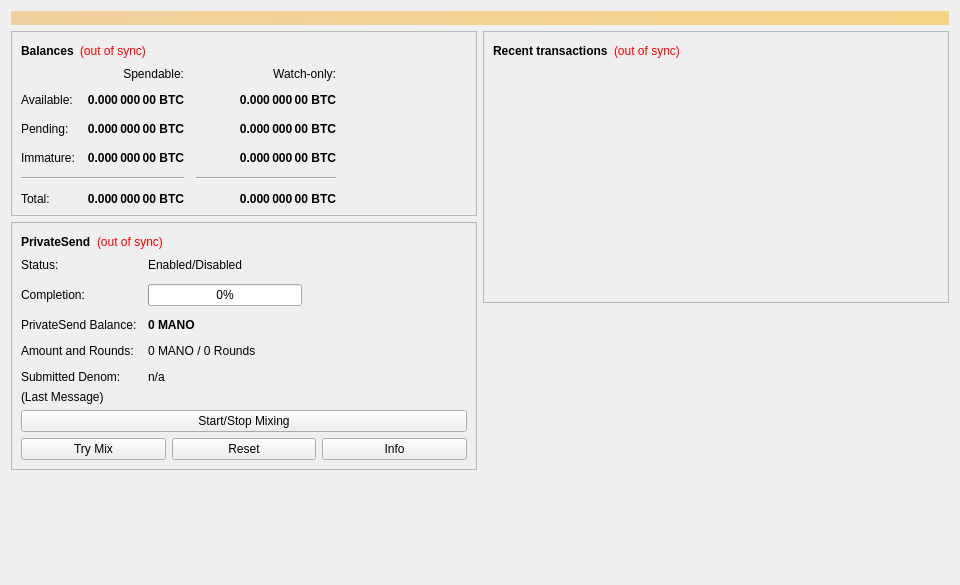
<?xml version="1.0" encoding="UTF-8"?>
<ui version="4.0">
 <class>OverviewPage</class>
 <widget class="QWidget" name="OverviewPage">
  <property name="geometry">
   <rect>
    <x>0</x>
    <y>0</y>
    <width>960</width>
    <height>585</height>
   </rect>
  </property>
  <property name="minimumSize">
   <size>
    <width>960</width>
    <height>0</height>
   </size>
  </property>
  <property name="windowTitle">
   <string>Form</string>
  </property>
  <layout class="QVBoxLayout" name="topLayout">
   <item>
    <widget class="QLabel" name="labelAlerts">
     <property name="visible">
      <bool>false</bool>
     </property>
     <property name="styleSheet">
      <string notr="true">QLabel { background-color: qlineargradient(x1: 0, y1: 0, x2: 1, y2: 0, stop:0 #F0D0A0, stop:1 #F8D488); color:#000000; }</string>
     </property>
     <property name="wordWrap">
      <bool>true</bool>
     </property>
     <property name="margin">
      <number>3</number>
     </property>
     <property name="textInteractionFlags">
      <set>Qt::TextSelectableByMouse</set>
     </property>
    </widget>
   </item>
   <item>
    <layout class="QHBoxLayout" name="horizontalLayout" stretch="1,1">
     <item>
      <layout class="QVBoxLayout" name="verticalLayout_2">
       <item>
        <widget class="QFrame" name="frame">
         <property name="frameShape">
          <enum>QFrame::StyledPanel</enum>
         </property>
         <property name="frameShadow">
          <enum>QFrame::Raised</enum>
         </property>
         <layout class="QVBoxLayout" name="verticalLayout_4">
          <item>
           <layout class="QHBoxLayout" name="horizontalLayout_4">
            <item>
             <widget class="QLabel" name="label_5">
              <property name="font">
               <font>
                <weight>75</weight>
                <bold>true</bold>
               </font>
              </property>
              <property name="text">
               <string>Balances</string>
              </property>
             </widget>
            </item>
            <item>
             <widget class="QLabel" name="labelWalletStatus">
              <property name="toolTip">
               <string>The displayed information may be out of date. Your wallet automatically synchronizes with the MANO network after a connection is established, but this process has not completed yet.</string>
              </property>
              <property name="styleSheet">
               <string notr="true">QLabel { color: red; }</string>
              </property>
              <property name="text">
               <string notr="true">(out of sync)</string>
              </property>
              <property name="alignment">
               <set>Qt::AlignLeading|Qt::AlignLeft|Qt::AlignVCenter</set>
              </property>
             </widget>
            </item>
            <item>
             <spacer name="horizontalSpacer_3">
              <property name="orientation">
               <enum>Qt::Horizontal</enum>
              </property>
              <property name="sizeHint" stdset="0">
               <size>
                <width>40</width>
                <height>20</height>
               </size>
              </property>
             </spacer>
            </item>
           </layout>
          </item>
          <item>
           <layout class="QGridLayout" name="gridLayout">
            <property name="spacing">
             <number>12</number>
            </property>
            <item row="2" column="2">
             <widget class="QLabel" name="labelWatchPending">
              <property name="font">
               <font>
                <weight>75</weight>
                <bold>true</bold>
               </font>
              </property>
              <property name="cursor">
               <cursorShape>IBeamCursor</cursorShape>
              </property>
              <property name="toolTip">
               <string>Unconfirmed transactions to watch-only addresses</string>
              </property>
              <property name="text">
               <string notr="true">0.000 000 00 BTC</string>
              </property>
              <property name="alignment">
               <set>Qt::AlignRight|Qt::AlignTrailing|Qt::AlignVCenter</set>
              </property>
              <property name="textInteractionFlags">
               <set>Qt::LinksAccessibleByMouse|Qt::TextSelectableByKeyboard|Qt::TextSelectableByMouse</set>
              </property>
             </widget>
            </item>
            <item row="2" column="1">
             <widget class="QLabel" name="labelUnconfirmed">
              <property name="font">
               <font>
                <weight>75</weight>
                <bold>true</bold>
               </font>
              </property>
              <property name="cursor">
               <cursorShape>IBeamCursor</cursorShape>
              </property>
              <property name="toolTip">
               <string>Total of transactions that have yet to be confirmed, and do not yet count toward the spendable balance</string>
              </property>
              <property name="text">
               <string notr="true">0.000 000 00 BTC</string>
              </property>
              <property name="alignment">
               <set>Qt::AlignRight|Qt::AlignTrailing|Qt::AlignVCenter</set>
              </property>
              <property name="textInteractionFlags">
               <set>Qt::LinksAccessibleByMouse|Qt::TextSelectableByKeyboard|Qt::TextSelectableByMouse</set>
              </property>
             </widget>
            </item>
            <item row="3" column="2">
             <widget class="QLabel" name="labelWatchImmature">
              <property name="font">
               <font>
                <weight>75</weight>
                <bold>true</bold>
               </font>
              </property>
              <property name="cursor">
               <cursorShape>IBeamCursor</cursorShape>
              </property>
              <property name="toolTip">
               <string>Mined balance in watch-only addresses that has not yet matured</string>
              </property>
              <property name="text">
               <string notr="true">0.000 000 00 BTC</string>
              </property>
              <property name="alignment">
               <set>Qt::AlignRight|Qt::AlignTrailing|Qt::AlignVCenter</set>
              </property>
              <property name="textInteractionFlags">
               <set>Qt::LinksAccessibleByMouse|Qt::TextSelectableByKeyboard|Qt::TextSelectableByMouse</set>
              </property>
             </widget>
            </item>
            <item row="4" column="0" colspan="2">
             <widget class="Line" name="lineSpendableBalance">
              <property name="orientation">
               <enum>Qt::Horizontal</enum>
              </property>
             </widget>
            </item>
            <item row="4" column="2">
             <widget class="Line" name="lineWatchBalance">
              <property name="sizePolicy">
               <sizepolicy hsizetype="Preferred" vsizetype="Fixed">
                <horstretch>0</horstretch>
                <verstretch>0</verstretch>
               </sizepolicy>
              </property>
              <property name="minimumSize">
               <size>
                <width>140</width>
                <height>0</height>
               </size>
              </property>
              <property name="orientation">
               <enum>Qt::Horizontal</enum>
              </property>
             </widget>
            </item>
            <item row="5" column="0">
             <widget class="QLabel" name="labelTotalText">
              <property name="text">
               <string>Total:</string>
              </property>
             </widget>
            </item>
            <item row="3" column="1">
             <widget class="QLabel" name="labelImmature">
              <property name="font">
               <font>
                <weight>75</weight>
                <bold>true</bold>
               </font>
              </property>
              <property name="cursor">
               <cursorShape>IBeamCursor</cursorShape>
              </property>
              <property name="toolTip">
               <string>Mined balance that has not yet matured</string>
              </property>
              <property name="text">
               <string notr="true">0.000 000 00 BTC</string>
              </property>
              <property name="alignment">
               <set>Qt::AlignRight|Qt::AlignTrailing|Qt::AlignVCenter</set>
              </property>
              <property name="textInteractionFlags">
               <set>Qt::LinksAccessibleByMouse|Qt::TextSelectableByKeyboard|Qt::TextSelectableByMouse</set>
              </property>
             </widget>
            </item>
            <item row="2" column="3">
             <spacer name="horizontalSpacer_2">
              <property name="orientation">
               <enum>Qt::Horizontal</enum>
              </property>
              <property name="sizeHint" stdset="0">
               <size>
                <width>40</width>
                <height>20</height>
               </size>
              </property>
             </spacer>
            </item>
            <item row="3" column="0">
             <widget class="QLabel" name="labelImmatureText">
              <property name="text">
               <string>Immature:</string>
              </property>
             </widget>
            </item>
            <item row="5" column="1">
             <widget class="QLabel" name="labelTotal">
              <property name="font">
               <font>
                <weight>75</weight>
                <bold>true</bold>
               </font>
              </property>
              <property name="cursor">
               <cursorShape>IBeamCursor</cursorShape>
              </property>
              <property name="toolTip">
               <string>Your current total balance</string>
              </property>
              <property name="text">
               <string notr="true">0.000 000 00 BTC</string>
              </property>
              <property name="alignment">
               <set>Qt::AlignRight|Qt::AlignTrailing|Qt::AlignVCenter</set>
              </property>
              <property name="textInteractionFlags">
               <set>Qt::LinksAccessibleByMouse|Qt::TextSelectableByKeyboard|Qt::TextSelectableByMouse</set>
              </property>
             </widget>
            </item>
            <item row="5" column="2">
             <widget class="QLabel" name="labelWatchTotal">
              <property name="font">
               <font>
                <weight>75</weight>
                <bold>true</bold>
               </font>
              </property>
              <property name="cursor">
               <cursorShape>IBeamCursor</cursorShape>
              </property>
              <property name="toolTip">
               <string>Current total balance in watch-only addresses</string>
              </property>
              <property name="text">
               <string notr="true">0.000 000 00 BTC</string>
              </property>
              <property name="alignment">
               <set>Qt::AlignRight|Qt::AlignTrailing|Qt::AlignVCenter</set>
              </property>
              <property name="textInteractionFlags">
               <set>Qt::LinksAccessibleByMouse|Qt::TextSelectableByKeyboard|Qt::TextSelectableByMouse</set>
              </property>
             </widget>
            </item>
            <item row="0" column="2">
             <widget class="QLabel" name="labelWatchonly">
              <property name="text">
               <string>Watch-only:</string>
              </property>
              <property name="alignment">
               <set>Qt::AlignRight|Qt::AlignTrailing|Qt::AlignVCenter</set>
              </property>
             </widget>
            </item>
            <item row="1" column="0">
             <widget class="QLabel" name="labelBalanceText">
              <property name="text">
               <string>Available:</string>
              </property>
             </widget>
            </item>
            <item row="1" column="1">
             <widget class="QLabel" name="labelBalance">
              <property name="font">
               <font>
                <weight>75</weight>
                <bold>true</bold>
               </font>
              </property>
              <property name="cursor">
               <cursorShape>IBeamCursor</cursorShape>
              </property>
              <property name="toolTip">
               <string>Your current spendable balance</string>
              </property>
              <property name="text">
               <string notr="true">0.000 000 00 BTC</string>
              </property>
              <property name="alignment">
               <set>Qt::AlignRight|Qt::AlignTrailing|Qt::AlignVCenter</set>
              </property>
              <property name="textInteractionFlags">
               <set>Qt::LinksAccessibleByMouse|Qt::TextSelectableByKeyboard|Qt::TextSelectableByMouse</set>
              </property>
             </widget>
            </item>
            <item row="1" column="2">
             <widget class="QLabel" name="labelWatchAvailable">
              <property name="font">
               <font>
                <weight>75</weight>
                <bold>true</bold>
               </font>
              </property>
              <property name="cursor">
               <cursorShape>IBeamCursor</cursorShape>
              </property>
              <property name="toolTip">
               <string>Your current balance in watch-only addresses</string>
              </property>
              <property name="text">
               <string notr="true">0.000 000 00 BTC</string>
              </property>
              <property name="alignment">
               <set>Qt::AlignRight|Qt::AlignTrailing|Qt::AlignVCenter</set>
              </property>
              <property name="textInteractionFlags">
               <set>Qt::LinksAccessibleByMouse|Qt::TextSelectableByKeyboard|Qt::TextSelectableByMouse</set>
              </property>
             </widget>
            </item>
            <item row="2" column="0">
             <widget class="QLabel" name="labelPendingText">
              <property name="text">
               <string>Pending:</string>
              </property>
             </widget>
            </item>
            <item row="0" column="1">
             <widget class="QLabel" name="labelSpendable">
              <property name="text">
               <string>Spendable:</string>
              </property>
              <property name="alignment">
               <set>Qt::AlignRight|Qt::AlignTrailing|Qt::AlignVCenter</set>
              </property>
             </widget>
            </item>
           </layout>
          </item>
         </layout>
        </widget>
       </item>
       <item>
        <widget class="QFrame" name="framePrivateSend">
         <property name="layoutDirection">
          <enum>Qt::LeftToRight</enum>
         </property>
         <property name="frameShape">
          <enum>QFrame::StyledPanel</enum>
         </property>
         <property name="frameShadow">
          <enum>QFrame::Raised</enum>
         </property>
         <layout class="QVBoxLayout" name="VerticalLayout_PS1">
          <item>
           <layout class="QHBoxLayout" name="horizontalLayout_5">
            <item>
             <widget class="QLabel" name="labelPrivateSendHeader">
              <property name="font">
               <font>
                <weight>75</weight>
                <bold>true</bold>
               </font>
              </property>
              <property name="text">
               <string>PrivateSend</string>
              </property>
             </widget>
            </item>
            <item>
             <widget class="QLabel" name="labelPrivateSendSyncStatus">
              <property name="toolTip">
               <string>The displayed information may be out of date. Your wallet automatically synchronizes with the MANO network after a connection is established, but this process has not completed yet.</string>
              </property>
              <property name="styleSheet">
               <string notr="true">QLabel { color: red; }</string>
              </property>
              <property name="text">
               <string notr="true">(out of sync)</string>
              </property>
              <property name="alignment">
               <set>Qt::AlignLeading|Qt::AlignLeft|Qt::AlignVCenter</set>
              </property>
             </widget>
            </item>
            <item>
             <spacer name="horizontalSpacer_4">
              <property name="orientation">
               <enum>Qt::Horizontal</enum>
              </property>
              <property name="sizeHint" stdset="0">
               <size>
                <width>40</width>
                <height>20</height>
               </size>
              </property>
             </spacer>
            </item>
           </layout>
          </item>
          <item>
           <layout class="QFormLayout" name="privateSendFormLayout">
            <property name="fieldGrowthPolicy">
             <enum>QFormLayout::AllNonFixedFieldsGrow</enum>
            </property>
            <property name="horizontalSpacing">
             <number>11</number>
            </property>
            <property name="verticalSpacing">
             <number>12</number>
            </property>
            <item row="0" column="0">
             <widget class="QLabel" name="labelPrivateSendEnabledText">
              <property name="text">
               <string>Status:</string>
              </property>
             </widget>
            </item>
            <item row="0" column="1">
             <widget class="QLabel" name="labelPrivateSendEnabled">
              <property name="text">
               <string>Enabled/Disabled</string>
              </property>
             </widget>
            </item>
            <item row="1" column="0">
             <widget class="QLabel" name="labelCompletitionText">
              <property name="text">
               <string>Completion:</string>
              </property>
             </widget>
            </item>
            <item row="1" column="1">
             <widget class="QProgressBar" name="privateSendProgress">
              <property name="maximumSize">
               <size>
                <width>154</width>
                <height>16777215</height>
               </size>
              </property>
              <property name="value">
               <number>0</number>
              </property>
             </widget>
            </item>
            <item row="2" column="0">
             <widget class="QLabel" name="labelAnonymizedText">
              <property name="text">
               <string>PrivateSend Balance:</string>
              </property>
             </widget>
            </item>
            <item row="2" column="1">
             <widget class="QLabel" name="labelAnonymized">
              <property name="font">
               <font>
                <weight>75</weight>
                <bold>true</bold>
               </font>
              </property>
              <property name="text">
               <string notr="true">0 MANO</string>
              </property>
             </widget>
            </item>
            <item row="3" column="0">
             <widget class="QLabel" name="labelAmountAndRoundsText">
              <property name="text">
               <string>Amount and Rounds:</string>
              </property>
             </widget>
            </item>
            <item row="3" column="1">
             <widget class="QLabel" name="labelAmountRounds">
              <property name="text">
               <string>0 MANO / 0 Rounds</string>
              </property>
             </widget>
            </item>
            <item row="4" column="0">
             <widget class="QLabel" name="labelSubmittedDenomText">
              <property name="text">
               <string>Submitted Denom:</string>
              </property>
             </widget>
            </item>
            <item row="4" column="1">
             <widget class="QLabel" name="labelSubmittedDenom">
              <property name="toolTip">
               <string>The denominations you submitted to the Masternode.&lt;br&gt;To mix, other users must submit the exact same denominations.</string>
              </property>
              <property name="text">
               <string>n/a</string>
              </property>
             </widget>
            </item>
           </layout>
          </item>
          <item>
           <layout class="QVBoxLayout" name="VerticalLayout_PS">
            <item>
             <widget class="QLabel" name="labelPrivateSendLastMessage">
              <property name="text">
               <string>(Last Message)</string>
              </property>
              <property name="alignment">
               <set>Qt::AlignLeading|Qt::AlignLeft|Qt::AlignTop</set>
              </property>
              <property name="wordWrap">
               <bool>true</bool>
              </property>
             </widget>
            </item>
            <item>
             <widget class="QPushButton" name="togglePrivateSend">
              <property name="sizePolicy">
               <sizepolicy hsizetype="MinimumExpanding" vsizetype="Fixed">
                <horstretch>0</horstretch>
                <verstretch>0</verstretch>
               </sizepolicy>
              </property>
              <property name="text">
               <string>Start/Stop Mixing</string>
              </property>
             </widget>
            </item>
            <item>
             <layout class="QHBoxLayout" name="horizontalLayout_debugbuttons">
              <item>
               <widget class="QPushButton" name="privateSendAuto">
                <property name="sizePolicy">
                 <sizepolicy hsizetype="MinimumExpanding" vsizetype="Fixed">
                  <horstretch>0</horstretch>
                  <verstretch>0</verstretch>
                 </sizepolicy>
                </property>
                <property name="toolTip">
                 <string>Try to manually submit a PrivateSend request.</string>
                </property>
                <property name="text">
                 <string>Try Mix</string>
                </property>
               </widget>
              </item>
              <item>
               <widget class="QPushButton" name="privateSendReset">
                <property name="sizePolicy">
                 <sizepolicy hsizetype="MinimumExpanding" vsizetype="Fixed">
                  <horstretch>0</horstretch>
                  <verstretch>0</verstretch>
                 </sizepolicy>
                </property>
                <property name="toolTip">
                 <string>Reset the current status of PrivateSend (can interrupt PrivateSend if it's in the process of Mixing, which can cost you money!)</string>
                </property>
                <property name="autoFillBackground">
                 <bool>false</bool>
                </property>
                <property name="text">
                 <string>Reset</string>
                </property>
               </widget>
              </item>
              <item>
               <widget class="QPushButton" name="privateSendInfo">
                <property name="sizePolicy">
                 <sizepolicy hsizetype="MinimumExpanding" vsizetype="Fixed">
                  <horstretch>0</horstretch>
                  <verstretch>0</verstretch>
                 </sizepolicy>
                </property>
                <property name="toolTip">
                 <string>Information about PrivateSend and Mixing</string>
                </property>
                <property name="text">
                 <string>Info</string>
                </property>
               </widget>
              </item>
             </layout>
            </item>
           </layout>
          </item>
         </layout>
        </widget>
       </item>
       <item>
        <spacer name="verticalSpacer">
         <property name="orientation">
          <enum>Qt::Vertical</enum>
         </property>
         <property name="sizeHint" stdset="0">
          <size>
           <width>20</width>
           <height>40</height>
          </size>
         </property>
        </spacer>
       </item>
      </layout>
     </item>
     <item>
      <layout class="QVBoxLayout" name="verticalLayout_3">
       <item>
        <widget class="QFrame" name="frame_2">
         <property name="frameShape">
          <enum>QFrame::StyledPanel</enum>
         </property>
         <property name="frameShadow">
          <enum>QFrame::Raised</enum>
         </property>
         <layout class="QVBoxLayout" name="verticalLayout">
          <item>
           <layout class="QHBoxLayout" name="horizontalLayout_2">
            <item>
             <widget class="QLabel" name="label_4">
              <property name="font">
               <font>
                <weight>75</weight>
                <bold>true</bold>
               </font>
              </property>
              <property name="text">
               <string>Recent transactions</string>
              </property>
             </widget>
            </item>
            <item>
             <widget class="QLabel" name="labelTransactionsStatus">
              <property name="toolTip">
               <string>The displayed information may be out of date. Your wallet automatically synchronizes with the MANO network after a connection is established, but this process has not completed yet.</string>
              </property>
              <property name="styleSheet">
               <string notr="true">QLabel { color: red; }</string>
              </property>
              <property name="text">
               <string notr="true">(out of sync)</string>
              </property>
              <property name="alignment">
               <set>Qt::AlignLeading|Qt::AlignLeft|Qt::AlignVCenter</set>
              </property>
             </widget>
            </item>
            <item>
             <spacer name="horizontalSpacer">
              <property name="orientation">
               <enum>Qt::Horizontal</enum>
              </property>
              <property name="sizeHint" stdset="0">
               <size>
                <width>40</width>
                <height>20</height>
               </size>
              </property>
             </spacer>
            </item>
           </layout>
          </item>
          <item>
           <widget class="QListView" name="listTransactions">
            <property name="styleSheet">
             <string notr="true">QListView { background: transparent; }</string>
            </property>
            <property name="frameShape">
             <enum>QFrame::NoFrame</enum>
            </property>
            <property name="verticalScrollBarPolicy">
             <enum>Qt::ScrollBarAlwaysOff</enum>
            </property>
            <property name="horizontalScrollBarPolicy">
             <enum>Qt::ScrollBarAlwaysOff</enum>
            </property>
            <property name="selectionMode">
             <enum>QAbstractItemView::NoSelection</enum>
            </property>
           </widget>
          </item>
         </layout>
        </widget>
       </item>
       <item>
        <spacer name="verticalSpacer_2">
         <property name="orientation">
          <enum>Qt::Vertical</enum>
         </property>
         <property name="sizeHint" stdset="0">
          <size>
           <width>20</width>
           <height>40</height>
          </size>
         </property>
        </spacer>
       </item>
      </layout>
     </item>
    </layout>
   </item>
  </layout>
 </widget>
 <resources/>
 <connections/>
</ui>
